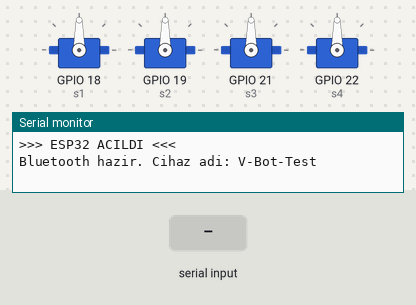
Recording of a sketch running on a simulated ESP32. Shown: 4 × servo, the last lines printed to the serial monitor. Inputs (shaded band) come from the test bench. Nothing arrives over Bluetooth unless stated.

Above: at 2.2 s.
2.3 s: "s1:\n" received over the second serial link
At 3.1 s:
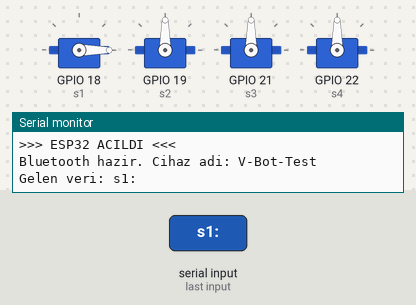
3.8 s: "S2:\n" received over the second serial link
At 4.2 s:
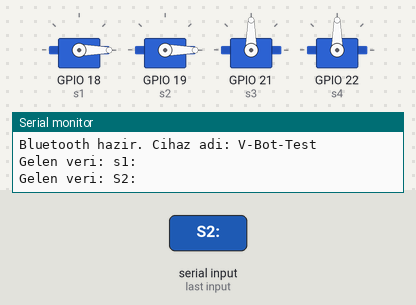
5.3 s: "S3:,45\n" received over the second serial link
At 6.5 s:
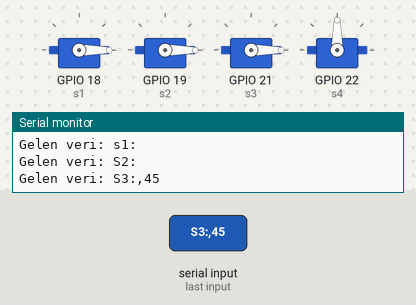
6.8 s: "S4:\n" received over the second serial link
At 7.7 s:
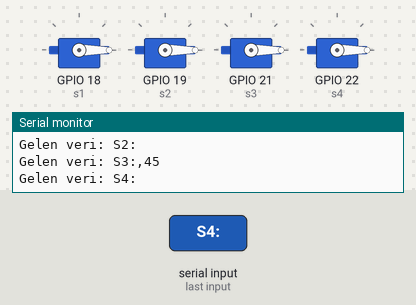
8.3 s: "s1:90\n" received over the second serial link
At 8.9 s:
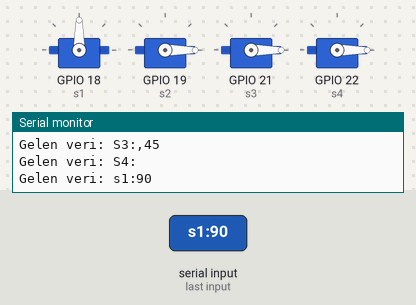
9.8 s: "S2:90\n" received over the second serial link
At 11.2 s:
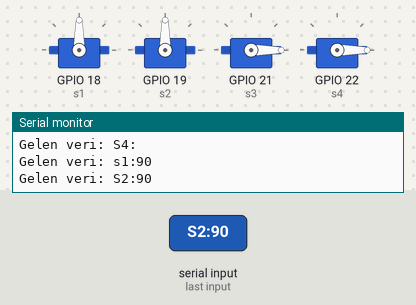
Timing chart, 0 to 12.3 s (numbered marks = the images above; inputs shaded):
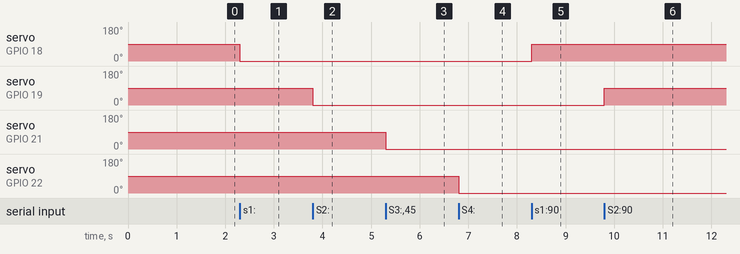

The sketch:

esp32.ino
```cpp
#include "BluetoothSerial.h"
#include <ESP32Servo.h>

BluetoothSerial SerialBT;

Servo s1, s2, s3, s4;
int a1=90, a2=90, a3=90, a4=90;

void setup() {
  Serial.begin(115200);
  delay(1000);

  // Servo pinleri
  s1.attach(18);
  s2.attach(19);
  s3.attach(21);
  s4.attach(22);

  // Bluetooth başlatma
  if (!SerialBT.begin("V-Bot-Test")) {
    Serial.println("Bluetooth hatasi!");
  } else {
    Serial.println(">>> ESP32 ACILDI <<<");
    Serial.println("Bluetooth hazir. Cihaz adi: V-Bot-Test");
  }
}

void loop() {
  if (SerialBT.available()) {
    String veri = SerialBT.readStringUntil('\n');
    veri.trim();

    if (veri.startsWith("s1:")) a1 = veri.substring(3).toInt();
    else if (veri.startsWith("S2:")) a2 = veri.substring(3).toInt();
    else if (veri.startsWith("S3:")) a3 = veri.substring(3).toInt();
    else if (veri.startsWith("S4:")) a4 = veri.substring(3).toInt();

    a1 = constrain(a1, 0, 180);
    a2 = constrain(a2, 0, 180);
    a3 = constrain(a3, 0, 180);
    a4 = constrain(a4, 0, 180);

    s1.write(a1);
    s2.write(a2);
    s3.write(a3);
    s4.write(a4);

    Serial.print("Gelen veri: ");
    Serial.println(veri);
  }
}
```

Measured:
- after the input at 2.3 s, servo on GPIO 18 (s1): 90° → 0° at once
- after the input at 3.8 s, servo on GPIO 19 (s2): 90° → 0° at once
- after the input at 5.3 s, servo on GPIO 21 (s3): 90° → 0° at once
- after the input at 6.8 s, servo on GPIO 22 (s4): 90° → 0° at once
- after the input at 8.3 s, servo on GPIO 18 (s1): 0° → 90° at once
- after the input at 9.8 s, servo on GPIO 19 (s2): 0° → 90° at once
